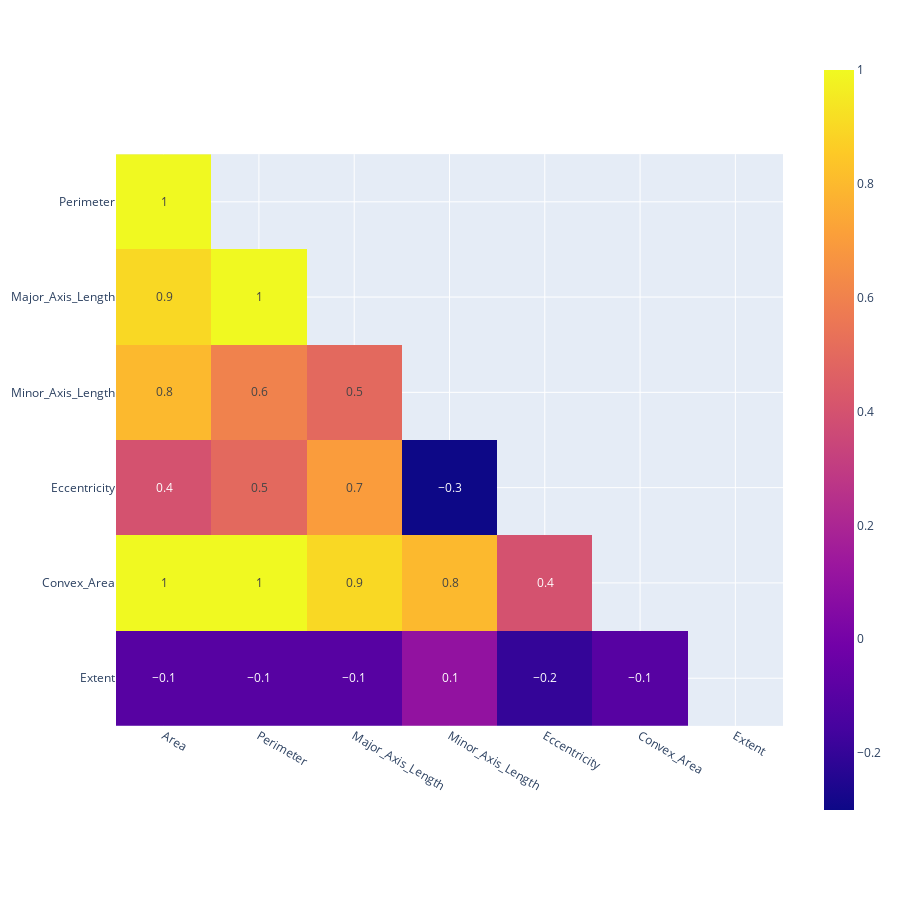

Notebook code cell kept with this figure:
### Code cell
std_corr = standard.corr().round(1)  
# Mask to matrix
mask = np.zeros_like(std_corr, dtype=bool)
mask[np.triu_indices_from(mask)] = True
# Viz
df_corr_viz = std_corr.mask(mask).dropna(how='all')
fig = px.imshow(df_corr_viz, text_auto=True)
fig.update_layout(height = 900, width=900)
fig.show()

### Figure 1 — Plotly figure (JSON) as saved in the notebook; plotly's stock layout.template omitted (floating-point values rounded to 4 significant figures)
{"data": [{"coloraxis": "coloraxis", "hovertemplate": "x: %{x}<br>y: %{y}<br>color: %{z}<extra></extra>", "name": "0", "texttemplate": "%{z}", "type": "heatmap", "x": ["Area", "Perimeter", "Major_Axis_Length", "Minor_Axis_Length", "Eccentricity", "Convex_Area", "Extent"], "xaxis": "x", "y": ["Perimeter", "Major_Axis_Length", "Minor_Axis_Length", "Eccentricity", "Convex_Area", "Extent"], "yaxis": "y", "z": [[1, null, null, null, null, null, null], [0.9, 1, null, null, null, null, null], [0.8, 0.6, 0.5, null, null, null, null], [0.4, 0.5, 0.7, -0.3, null, null, null], [1, 1, 0.9, 0.8, 0.4, null, null], [-0.1, -0.1, -0.1, 0.1, -0.2, -0.1, null]]}], "layout": {"coloraxis": {"colorscale": [[0, "#0d0887"], [0.1111, "#46039f"], [0.2222, "#7201a8"], [0.3333, "#9c179e"], [0.4444, "#bd3786"], [0.5556, "#d8576b"], [0.6667, "#ed7953"], [0.7778, "#fb9f3a"], [0.8889, "#fdca26"], [1, "#f0f921"]]}, "height": 900, "margin": {"t": 60}, "width": 900, "xaxis": {"anchor": "y", "autorange": true, "constrain": "domain", "domain": [0.0007485, 0.9993], "range": [-0.5, 6.5], "scaleanchor": "y", "type": "category"}, "yaxis": {"anchor": "x", "autorange": true, "constrain": "domain", "domain": [0.1239, 0.8761], "range": [5.5, -0.5], "type": "category"}}}
